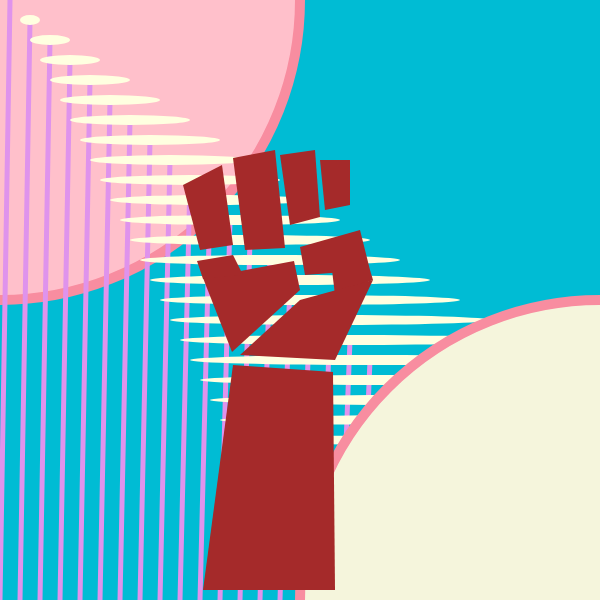
Frame 1 (no input)
Frame 60 (no input): identical to frame 1, image omitted
Frame 120 (the mouse pressed at the canvas centre since frame 60): identical to frame 1, image omitted

The p5.js sketch that drew this single still picture (run headless with seeded random() and noise() and a simulated clock; from frame 60 on, the mouse is pressed at the canvas centre):

// p5.js sketch
// ── sketch.js
function setup() {
    createCanvas(600, 600);
  }
  
  function draw() {
    background("#00BCD4");
    
    fill("pink");
    stroke("rgb(248,141,160)")
    strokeWeight(10)
    arc(0,0,600,600,0, PI + HALF_PI);
  //   stripes
    
  for (let i = 0; i < 600; i+=20) {
       stroke("#DF93EC");
       strokeWeight(5)
       line(i+10,i,i,height)
       
       fill("lightyellow")
       noStroke()
       ellipse(i+10,i,i,10)
    }
    
  //   arc pattern
    
    fill("beige");
    stroke("rgb(248,141,160)")
    strokeWeight(10)
    arc(600,600,600,600,PI, PI + HALF_PI);
    
    
    
    
  //   pencil
    
  //   fill("white");
  //   noStroke();
  //   quad(92,265,427,177,432,202,101,282)
    
  //   fill("white");
  //   noStroke();
  //   triangle(431,175,468,185,436,201)
    
  // //  brush
    
  //   fill("beige");
  //   noStroke();
  //   quad(36,235,491,215,496,240,36,265)
    
  //   fill("rgb(239,239,207)");
  //   noStroke();
  //   circle(500,230,40,40)
    
    
  // top fingers
    fill("brown");
    noStroke();
    quad(183,185,222,165,233,245,200,250)
    
    fill("brown");
    noStroke();
    quad(233,158,275,150,285,248,245,250)
    
    fill("brown");
    noStroke();
    quad(280,155,315,150,320,217,290,225)
    
    fill("brown");
    noStroke();
    quad(320,160,350,160,350,205,325,210)
    
  //   thumb
    fill("brown");
    noStroke();
    quad(300,247,360,230,370,270,305,275);
    
    fill("brown");
    noStroke();
    quad(332,270,370,270,373,280,335,295);
    
  //   palm
    
    fill("brown");
    noStroke();
    quad(300,300,373,280,335,360,240,355);
    
    fill("brown");
    noStroke();
    quad(203,278,294,261,300,290,232,352);
    
     fill("brown");
    noStroke();
    quad(197,261,233,255,243,275,203,279);
    
  //   forearm
    fill("brown");
    noStroke();
    quad(233,365,333,372,335,590,203,590);
  //   utensils
    
    console.log("X", mouseX, "Y", mouseY)
    
  }
// ── sketch copy.js
function setup() {
  createCanvas(600, 600);
}

function draw() {
  background("beige");
  

  
//   stripes
  
for (let i = 0; i < 600; i+=20) {
     stroke("rgb(246,222,226)");
     strokeWeight(10)
     line(i+10,0,i,height)
     
     // fill("lightyellow")
     // noStroke()
     // ellipse(i+10,i,i,10)
  }
  
//   arc pattern
  
    fill("pink");
  stroke("rgb(248,141,160)")
  strokeWeight(10)
  arc(0,0,300,300,0, PI + HALF_PI);
  
  fill("beige");
  stroke("rgb(248,141,160)")
  strokeWeight(10)
  arc(600,600,600,600,PI, PI + HALF_PI);
  
  
  
  
//   pencil
  
  fill("#FF9800");
  noStroke();
  quad(92,265,427,177,432,202,101,282)
  
  fill("#FFC107");
  noStroke();
  triangle(431,175,468,185,436,201)
  
// //  brush
  
  fill("#FFEB3B");
  noStroke();
  quad(36,235,491,215,496,240,36,265)
  
  fill("#F9E31F");
  noStroke();
  circle(500,230,40,40)
  
  
// top fingers
  fill("brown");
  noStroke();
  quad(183,185,222,165,233,245,200,250)
  
  fill("brown");
  noStroke();
  quad(233,158,275,150,285,248,245,250)
  
  fill("brown");
  noStroke();
  quad(280,155,315,150,320,217,290,225)
  
  fill("brown");
  noStroke();
  quad(320,160,350,160,350,205,325,210)
  
//   thumb
  fill("brown");
  noStroke();
  quad(300,247,360,230,370,270,305,275);
  
  fill("brown");
  noStroke();
  quad(332,270,370,270,373,280,335,295);
  
//   palm
  
  fill("brown");
  noStroke();
  quad(300,300,373,280,335,360,240,355);
  
  fill("brown");
  noStroke();
  quad(203,278,294,261,300,290,232,352);
  
   fill("brown");
  noStroke();
  quad(197,261,233,255,243,275,203,279);
  
//   forearm
  fill("brown");
  noStroke();
  quad(233,365,333,372,335,590,203,590);
//   utensils
  
  console.log("X", mouseX, "Y", mouseY)
  
}
// ── sketch-10.js
function setup() {
    createCanvas(600, 500);
  }
  
  function draw() {
    background("lavender");
    
  //   stripes
    for (let i = 5; i < 600; i+=20) {
      stroke('#D0BEEF');
      strokeWeight(10);
      line(0,i,width,i);
    }
     
  // arc
    
    fill("#D0BEEF");
    strokeWeight(8);
    stroke("lavender")
    arc(width,height,600,600, PI,HALF_PI)
    
    fill("#D0BEEF");
    strokeWeight(8);
    stroke("lavender")
    arc(0,0,600,600,0,HALF_PI)
    
  // Mic
    
    fill("black");
    stroke("gray");
    strokeWeight(1);
    rect(10,120,190,40,6);
    
    fill("black");
    circle(200,140,65)
  
    fill("gray");
    rect(160,120,15,40)
    
  // left fist for mic
      fill("#00BCD4");
      noStroke();
      rect(35,90,20,40,5)
    
      fill("#00BCD4");
      noStroke();
      rect(65,85,20,55,5)
    
      fill("#00BCD4");
      noStroke();
      rect(95,85,20,60,5)
    
      fill("#00BCD4");
      noStroke();
      rect(120,95,15,25,5)
    
    // thumb
      fill("#00BCD4");
      noStroke();
      rect(90,140,45,20,5)
      rect(118,140,25,35,3)
  
    //   palm
      fill("#00BCD4");
      noStroke();
      quad(100,170,144,170,120,200,95,200);
    
      fill("#00BCD4");
      noStroke();
      quad(40,170,90,170,90,200,58,200);
      
    //   phone
      fill("black");
      strokeWeight(3)
      stroke("gray")
      rect(200,300,170,80,6)
    
    // middle fist with phone
    // top fingers
      fill("brown");
      noStroke();
      rect(235,290,20,40,5)
    
      fill("brown");
      noStroke();
      rect(265,285,20,55,5)
    
      fill("brown");
      noStroke();
      rect(295,285,20,60,5)
    
      fill("brown");
      noStroke();
     rect(320,295,15,25,5)
    
    // thumb
      fill("brown");
      noStroke();
      // quad(300,260,330,270,340,285,300,280);
      rect(290,355,45,20,5)
      rect(318,355,25,35,3)
  
    //   palm
      fill("brown");
      noStroke();
      quad(300,385,344,385,320,430,295,430);
    
      fill("brown");
      noStroke();
      quad(240,385,290,385,290,430,258,430);
    
    //   pencil
    
    fill('orange');
    noStroke();
    rect(400,115,190,15);
    
    fill("rgb(227,227,194)");
    noStroke();
    triangle(370,122,400,115,400,130)
    
      //     paint brush 
    
    fill("#795548");
    noStroke()
    arc(340,147,60,30, PI, 0)
    
    fill("#795548");
    noStroke()
    ellipse(345,143,60,20)
  //   stick
    fill("brown")
    noStroke();
    rect(370,135,220,15,6);
  // clamp around brush 
    fill("black");
    noStroke();
    rect(370,135,15,15)
          
  //   right fist with pencil and brush
    
    fill("pink");
      noStroke();
      rect(520,100,20,40,5)
  //   435
      fill("pink");
      noStroke();
      rect(495,95,20,55,5)
  //   465
      fill("pink");
      noStroke();
      rect(465,95,20,60,5)
  //   495
      fill("pink");
      noStroke();
      rect(445,105,15,25,5)
  //   520
    
    
    // thumb
      fill("pink");
      noStroke();
      rect(440,135,45,20,5)
      rect(440,135,25,35,3)
  
    //   palm
      fill("pink");
      noStroke();
      quad(500,160,544,160,530,200,500,200);
    
      fill("pink");
      noStroke();
      quad(440,160,495,160,495,200,458,200);
    
    
  
    console.log("x", mouseX, "y", mouseY);
    
  }
  
// ── sketch-11.js
function setup() {
    createCanvas(600, 600);
  }
  
  function draw() {
    background("#F0C9F6");
    // background("white");
    
  //   stripes
    for (let i = 5; i < 300; i+=20) {
      stroke('#E493F2');
      strokeWeight(10);
      line(i,0,i,height);
    }
     
  // arc
    
    fill("#FDF6B6");
    strokeWeight(8);
    stroke("#E493F2")
    arc(width,height,600,600, PI,HALF_PI)
    
    fill("#FDF6B6");
    strokeWeight(8);
    stroke("#E493F2")
    arc(0,0,600,600,0,HALF_PI)
    
  // Mic
    
    fill("black");
    stroke("gray");
    strokeWeight(1);
    rect(10,120,190,40,6);
    
    fill("black");
    circle(200,140,65)
  
    fill("gray");
    rect(160,120,15,40)
    
  // left fist for mic
      fill("pink");
      noStroke();
      quad(45,101,60,100,65,131,50,134)

      fill("pink");
      noStroke();
      quad(65,95,95,85,100,155,79,155)

      fill("pink");
      noStroke();
      quad(100,85,120,85,125,140,105,140)

      fill("pink");
      noStroke();
      quad(126,95,140,95,140,130,125,130)

    // thumb
      fill("pink");
      noStroke();
      rect(90,140,45,20,5)
      rect(118,140,25,35,3)
  
    //   palm
      fill("pink");
      noStroke();
      quad(100,170,144,170,120,200,95,200);
    
      fill("pink");
      noStroke();
      quad(40,170,90,170,90,200,58,200);
      
    
//     forearm
    
     fill("pink");
      noStroke();
      // rect(495,95,20,55,5)
      quad(60,205,120,205,120,270,44,290)
    
    
      //   phone
    fill('black');
    stroke('#9E9E9E');
    strokeWeight(6)
    quad(158,350,385,244,424,366,197,464)
    
    
    
    // middle fist with phone
    // top fingers
  fill("brown");
  noStroke();
  quad(195,285,222,265,233,345,200,350)
  
  fill("brown");
  noStroke();
  quad(233,258,275,250,285,348,245,350)
  
  fill("brown");
  noStroke();
  quad(280,255,315,250,320,317,290,325)
  
  fill("brown");
  noStroke();
  quad(320,260,350,260,350,305,325,310)
  
//   thumb
  fill("brown");
  noStroke();
  quad(300,347,360,330,370,370,305,375);
  
  fill("brown");
  noStroke();
  quad(332,370,370,370,373,380,335,395);
  
//   palm
  
  fill("brown");
  noStroke();
  quad(300,400,373,380,335,460,240,455);
  
  // fill("brown");
  // noStroke();
  // quad(203,378,294,361,300,390,232,452);
  
//    fill("brown");
//   noStroke();
//   quad(197,361,233,355,243,375,203,379);    
    
//     forearm
  fill("brown");
  noStroke();
  quad(240,460,333,466,335,height,230,height);
    
    //   pencil
    
    fill('orange');
    noStroke();
    rect(400,115,190,15);
    
    fill("rgb(227,227,194)");
    noStroke();
    triangle(370,122,400,115,400,130)
    
      //     paint brush 
    
    fill("#795548");
    noStroke()
    arc(340,147,60,30, PI, 0)
    
    fill("#795548");
    noStroke()
    ellipse(345,143,60,20)
  //   stick
    fill("brown")
    noStroke();
    rect(370,135,220,15,6);
  // clamp around brush 
    fill("black");
    noStroke();
    rect(370,135,15,15)
          
  //   right fist with pencil and brush
    
     //   495
      fill("#00BCD4");
      noStroke();
      // rect(445,105,15,25,5)
      quad(445,101,460,100,465,131,450,134)
    
      //   465
      fill("#00BCD4");
      noStroke();
      // rect(465,95,20,60,5)
      quad(465,95,495,85,500,155,479,155)
    
      fill("#00BCD4");
      noStroke();
      // rect(520,100,20,40,5)
      quad(500,85,520,85,525,140,505,140)
    
      //   435
      fill("#00BCD4");
      noStroke();
      // rect(495,95,20,55,5)
      quad(526,95,540,95,540,130,525,130)
    
    // thumb
      fill("#00BCD4");
      noStroke();
      rect(440,135,45,20,5)
      rect(440,135,25,35,3)
  
    //   palm
      fill("#00BCD4");
      noStroke();
      quad(500,160,544,160,530,200,500,200);
    
      fill("#00BCD4");
      noStroke();
      quad(440,160,495,160,495,200,458,200);
    
//     forearm
     fill("#00BCD4");
      noStroke();
      // rect(495,95,20,55,5)
      quad(460,208,530,208,540,300,458,330)
    
  
    console.log("x", mouseX, "y", mouseY);
    
  }
  
// ── sketch-12.js
function setup() {
    createCanvas(600, 600);
  }
  
  function draw() {
    background("#F0C9F6");
    
      //   stripes
//     for (let lineX = 5; lineX < 310; lineX+=20) {
//       stroke('#E493F2');
//       strokeWeight(10);
//       line(lineX,0,lineX,height);
//     }
    
//   arcs     
    
    fill("#FDF6B6");
    strokeWeight(8);
    stroke("#E493F2")
    arc(0,0,600,600,0,HALF_PI)
    
    fill("#FDF6B6");
    strokeWeight(8);
    stroke("#E493F2")
    arc(width,height,600,600, PI, HALF_PI)
    
     // Mic
    
    fill("black");
    stroke("gray");
    strokeWeight(1);
    rect(10,120,190,40,6);
    
    fill("black");
    circle(200,140,65)
  
    fill("gray");
    rect(160,120,15,40)
    
 
    
//     left fist
      fill("pink");
      noStroke();
      quad(45,100,60,100,65,131,50,134)
    
      //   fill("rgb(235,124,143)");
      // noStroke();
      // quad(45,100,60,100,64,123,49,123)
    
      fill("pink");
      noStroke();
      quad(65,95,95,85,100,148,79,148)
    
      //   fill("rgb(235,124,143)");
      // noStroke();
      // quad(65,95,95,85,98,123,74,123)
    
      fill("pink");
      noStroke();
      quad(100,85,120,85,125,140,105,140)
    
      //   fill("rgb(235,124,143)");
      // noStroke();
      // quad(100,85,120,85,124,123,103,123)
    
      fill("pink");
      noStroke();
      quad(126,95,140,95,140,130,125,130)
    
//       fill("rgb(235,124,143)");
//       noStroke();
//       quad(126,95,140,95,140,123,125,123)
    
      // thumb
      fill("pink");
      noStroke();
      rect(90,140,45,20,5)
      rect(118,140,25,35,3)
    
 //   palm
      fill("pink");
      noStroke();                                           quad(100,170,144,170,120,200,95,200);
    
      fill("rgb(235,124,143)");
      noStroke();
      quad(40,170,90,170,90,200,58,200);
    
//     left forearm
      fill("pink");
      noStroke();
      quad(60,205,120,205,120,270,44,290)
    
      fill("rgb(235,124,143)");
      noStroke();
      quad(94,205,120,205,120,270,94,277)
    
       //   phone
    fill('black');
    stroke('#9E9E9E');
    strokeWeight(6)
    rect(158,300,260,130, 6)
    // quad(158,350,385,244,424,366,197,464)
    
    
//     middle fist
    
      // top fingers
      fill("brown");
      noStroke();
      quad(195,285,222,265,233,345,200,350)
    
       fill("rgb(176,85,85)");
      noStroke();
      quad(196,300,226,300,233,345,200,350)

      fill("brown");
      noStroke();
      quad(233,258,275,250,285,348,245,350)
    
       fill("rgb(176,85,85)");
      noStroke();
      quad(238,300,279,300,285,348,245,350)

      fill("brown");
      noStroke();
      quad(280,255,315,250,320,317,290,325)

        fill("rgb(176,85,85)");
      noStroke();
      quad(287,300,318,300,320,317,290,325)
    
      fill("brown");
      noStroke();
      quad(320,260,350,260,350,305,325,310)
    
    fill("rgb(176,85,85)");
      noStroke();
      quad(324,300,351,300,350,305,325,310)

    //   thumb
      fill("brown");
      noStroke();
      quad(300,347,360,330,370,370,305,375);

      fill("brown");
      noStroke();
      quad(332,370,370,370,373,380,335,395);

    //   palm

      fill("brown");
      noStroke();
      quad(300,400,373,380,335,460,240,455);

      //    middle forearm
    fill("brown");
    noStroke();
    quad(240,460,333,466,335,height,230,height);
    
     fill("rgb(176,85,85)");
    noStroke();
    quad(300,464,333,466,335,height,260,height);
    
    //   right fist with pencil and brush
     //   pencil
    
      fill('orange');
      noStroke();
      rect(400,115,190,15);

      fill("rgb(227,227,194)");
      noStroke();
      triangle(370,122,400,115,400,130)

   //     paint brush 

      fill("#795548");
      noStroke()
      arc(340,147,60,30, PI, 0)

      fill("#795548");
      noStroke()
      ellipse(345,143,60,20)
    
    //   handle
      fill("brown")
      noStroke();
      rect(370,135,220,15,6);
    
    // clamp around brush 
      fill("black");
      noStroke();
      rect(370,135,15,15)
    
    
//     right fist
      fill("#00BCD4");
      noStroke();
      quad(445,101,460,100,465,131,450,134)
    
        fill("#168C9B");
      noStroke();
      quad(445,101,460,100,463,118,447,118)
    
      fill("#00BCD4");
      noStroke();
      quad(465,95,495,85,500,155,479,155)
    
        fill("#168C9B");
      noStroke();
      quad(465,95,495,85,498,118,470,118)
    
      fill("#00BCD4");
      noStroke();
      quad(500,85,520,85,525,140,505,140)
    
        fill("#168C9B");
      noStroke();
      quad(500,85,520,85,522,118,502,118)
    
      fill("#00BCD4");
      noStroke();
      quad(526,95,540,95,540,130,525,130)
    
     fill("#168C9B");
      noStroke();
      quad(526,95,540,95,540,118,525,118)
    
    // thumb
      fill("#168C9B");
      noStroke();
      rect(440,135,45,20,5)
      rect(440,135,25,35,3)
  
    //   palm
      fill("#00BCD4");
      noStroke();
      quad(500,160,544,160,530,200,500,200);
    
      fill("#168C9B");
      noStroke();
      quad(440,160,495,160,495,200,458,200);
    
//     right forearm
     fill("#00BCD4");
      noStroke();
      quad(460,208,530,208,540,300,458,330)
    
         fill("#168C9B");
      noStroke();
      quad(460,208,497,208,540,300,458,330)
    
    console.log("x", mouseX, "y", mouseY);
    
  }
  
// ── sketch-13.js
function setup() {
    createCanvas(600, 600);
  }
  
  function draw() {
    background("rgb(194,95,194)");
    
      //   stripes
    for (let lineX = 5; lineX < 600; lineX+=20) {
      stroke('#E493F2');
      strokeWeight(10);
      line(0,lineX,lineX,height);
    }
    
//   arcs     
    
    fill("purple");
    arc(0,0,600,600,0,HALF_PI)
    
    fill("rgb(239,179,239)");
    strokeWeight(8);
    stroke("white")
    arc(width,height,600,600, PI, HALF_PI)
    
     // Mic
    
    fill("black");
    noStroke()
    rect(10,120,190,40,6);
    
    fill("black");
    circle(200,140,65)
  
    fill("gray");
    rect(160,120,15,40)
    
 
    
//     left fist
      fill("brown");
      noStroke();
      quad(45,100,60,100,65,131,50,134)
    
      fill("brown");
      noStroke();
      quad(65,95,95,85,100,148,79,148)
    
      fill("brown");
      noStroke();
      quad(100,85,120,85,125,140,105,140)
    
      fill("brown");
      noStroke();
      quad(126,95,140,95,140,130,125,130)
    
      // thumb
      fill("brown");
      noStroke();
      rect(90,140,45,20,5)
      rect(118,140,25,35,3)
    
 //   palm
      fill("brown");
      noStroke();                                           quad(100,170,144,170,120,200,95,200);
    
      fill("brown");
      noStroke();
      quad(40,170,90,170,90,200,58,200);
    
//     left forearm
      fill("brown");
      noStroke();
      quad(60,205,120,205,120,270,44,290)
    
       //   phone
    fill('black');
    stroke('#9E9E9E');
    strokeWeight(6)
    rect(150,290,260,120, 6)
    // quad(158,350,385,244,424,366,197,464)
    
    
//     middle fist
    
      // top fingers
      fill("#592f2a");
      noStroke()
      quad(195,288,232,265,243,345,232,350)   

      fill("#592f2a");
      noStroke()
      quad(233,258,275,250,285,348,255,350)
    
      fill("#592f2a");
     noStroke()
      quad(280,255,315,250,320,327,290,340)
    
      fill("#592f2a");
      noStroke()
      quad(320,260,350,260,340,315,325,320)

    //   thumb
      fill("#592f2a");
      noStroke();
      quad(300,347,360,330,370,370,305,375);

      fill("#592f2a");
      noStroke();
      quad(332,370,370,370,373,380,335,395);

    //   palm

      fill("#592f2a");
      noStroke();
      quad(300,400,373,380,335,460,240,455);
 
      
      fill("#592f2a");
      noStroke();
      quad(215,418,277,417,240,453,230,450);
    

      //    middle forearm
    fill("#592f2a");
    noStroke();
    quad(240,460,333,466,335,height,230,height);
    
    //   right fist with pencil and brush
     //   pencil
    
      fill('orange');
      noStroke();
      rect(400,115,190,15);

      fill("rgb(227,227,194)");
      noStroke();
      triangle(370,122,400,115,400,130)

   //     paint brush 

      fill("#795548");
      noStroke()
      arc(340,147,60,30, PI, 0)

      fill("#795548");
      noStroke()
      ellipse(345,143,60,20)
    
    //   handle
      fill("brown")
      noStroke();
      rect(370,135,220,15,6);
    
    // clamp around brush 
      fill("black");
      noStroke();
      rect(370,135,15,15)
    
    
//     right fist
      fill("#c58c85");
      noStroke();
      quad(445,101,460,100,465,131,450,134)
    
      fill("#c58c85 ");
      noStroke();
      quad(465,95,495,85,500,155,479,155)
    
      fill("#c58c85 ");
      noStroke();
      quad(500,85,520,85,525,140,505,140)
    
      fill("#c58c85 ");
      noStroke();
      quad(526,95,540,95,540,130,525,130)
    
    // thumb
      fill("#c58c85 ");
      noStroke();
      rect(440,135,45,20,5)
      rect(440,135,25,35,3)
  
    //   palm
      fill("#c58c85 ");
      noStroke();
      quad(500,160,544,160,530,200,500,200);
    
      fill("#c58c85 ");
      noStroke();
      quad(440,160,495,160,495,200,458,200);
    
//     right forearm
     fill("#c58c85");
      noStroke();
      quad(460,208,530,208,540,300,458,330)
    
    console.log("x", mouseX, "y", mouseY);
    
  }
  
// ── sketch-14.js
function setup() {
    createCanvas(600, 600);
  }
  
  function draw() {
    background("purple");
    
      //   stripes
    for (let lineX = 5; lineX < 600; lineX+=20) {
      stroke('#FFEB3B');
      strokeWeight(4);
      line(0,lineX,lineX,height);
    }
    
//   arcs     
    
//     fill("purple");
//     noStroke()
//     arc(0,0,600,600,0,HALF_PI)
    
//     fill("rgb(239,179,239)");
//     strokeWeight(8);
//     stroke("white")
//     arc(width,height,600,600, PI, HALF_PI)
    
     // Mic
    
    fill("black");
    noStroke()
    rect(10,120,190,40,6);
    
    fill("black");
    circle(200,140,65)
  
    fill("gray");
    rect(160,120,15,40)
    
 
    
//     left fist
      fill("brown");
      noStroke();
      quad(45,100,60,100,65,131,50,134)
    
      fill("brown");
      noStroke();
      quad(65,95,95,85,100,148,79,148)
    
      fill("brown");
      noStroke();
      quad(100,85,120,85,125,140,105,140)
    
      fill("brown");
      noStroke();
      quad(126,95,140,95,140,130,125,130)
    
      // thumb
      fill("brown");
      noStroke();
      rect(90,140,45,20,5)
      rect(118,140,25,35,3)
    
 //   palm
      fill("brown");
      noStroke();                                           quad(100,170,144,170,120,200,95,200);
    
      fill("brown");
      noStroke();
      quad(40,170,90,170,90,200,58,200);
    
//     left forearm
      fill("brown");
      noStroke();
      quad(60,205,120,205,120,270,44,290)
    
       //   phone
    fill('black');
    stroke('rgb(144,142,142)');
    strokeWeight(6)
    rect(150,290,260,120, 6)
    // quad(158,350,385,244,424,366,197,464)
    
    
//     middle fist
    
      // top fingers
      fill("#592f2a");
      noStroke()
      quad(195,288,232,265,243,345,232,350)   

      fill("#592f2a");
      noStroke()
      quad(233,258,275,250,285,348,255,350)
    
      fill("#592f2a");
     noStroke()
      quad(280,255,315,250,320,327,290,340)
    
      fill("#592f2a");
      noStroke()
      quad(320,260,350,260,340,315,325,320)

    //   thumb
      fill("#592f2a");
      noStroke();
      quad(300,347,360,330,370,370,305,375);

      fill("#592f2a");
      noStroke();
      quad(332,370,370,370,373,380,335,395);

    //   palm

      fill("#592f2a");
      noStroke();
      quad(300,400,373,380,335,460,240,455);
 
      
      fill("#592f2a");
      noStroke();
      quad(215,418,277,417,240,453,230,450);
    

      //    middle forearm
    fill("#592f2a");
    noStroke();
    quad(240,460,333,466,335,height,230,height);
    
    //   right fist with pencil and brush
     //   pencil
    
      fill('orange');
      noStroke();
      rect(400,115,190,15);

      fill("rgb(227,227,194)");
      noStroke();
      triangle(370,122,400,115,400,130)

   //     paint brush 

      fill("rgb(200,200,151)");
      noStroke()
      arc(340,147,60,30, PI, 0)

      fill("rgb(200,200,151)");
      noStroke()
      ellipse(345,143,60,20)
    
    //   handle
      fill("#1B601E")
      noStroke();
      rect(370,135,220,15,6);
    
    // clamp around brush 
      fill("black");
      noStroke();
      rect(370,135,15,15)
    
    
//     right#9E9E9E
      fill("#c58c85");
      noStroke();
      quad(445,101,460,100,465,131,450,134)
    
      fill("#c58c85 ");
      noStroke();
      quad(465,95,495,85,500,155,479,155)
    
      fill("#c58c85 ");
      noStroke();
      quad(500,85,520,85,525,140,505,140)
    
      fill("#c58c85 ");
      noStroke();
      quad(526,95,540,95,540,130,525,130)
    
    // thumb
      fill("#c58c85 ");
      noStroke();
      rect(440,135,45,20,5)
      rect(440,135,25,35,3)
  
    //   palm
      fill("#c58c85 ");
      noStroke();
      quad(500,160,544,160,530,200,500,200);
    
      fill("#c58c85 ");
      noStroke();
      quad(440,160,495,160,495,200,458,200);
    
//     right forearm
     fill("#c58c85");
      noStroke();
      quad(460,208,530,208,540,300,458,330)
    
    console.log("x", mouseX, "y", mouseY);
    
  }
  
// ── sketch-3.js
function setup() {
    createCanvas(600, 600);
  }
  
  function draw() {
    background("beige");
    
  
    
  //   stripes
    
  for (let i = 0; i < 600; i+=20) {
       stroke("rgb(246,222,226)");
       strokeWeight(10)
       line(i+10,0,i,300)
       
       stroke("rgb(246,222,226)");
       strokeWeight(10)
       line(0,i+300,600,i+300)
    }
    
  //   arc pattern
    
    fill("pink");
    stroke("rgb(248,141,160)")
    strokeWeight(10)
    arc(0,0,300,300,0, PI + HALF_PI);
    
    fill("beige");
    stroke("gold")
    strokeWeight(10)
    arc(600,450,800,800,PI - HALF_PI, PI + HALF_PI);
    
  //   pencil
    
    fill("#FF9800");
    noStroke();
    quad(262,270,467,203,468,223,278,292)
    
    fill("#FFC107");
    noStroke();
    triangle(470,205,496,212,470,224)
    
  // //  brush
    
    fill("pink");
    noStroke();
    quad(230,237,589,217,581,231,225,265)
    
    fill("rgb(242,197,242)");
    noStroke();
    circle(580,226,25,25)
    
    
  // top fingers
    fill("#9C27B0");
    noStroke();
    quad(300,200,330,195,335,255,310,255)
    
    fill("#9C27B0");
    noStroke();
    quad(340,185,365,180,375,260,345,260)
    
    fill("#9C27B0");
    noStroke();
    quad(373,195,395,193,400,240,379,246)
    
    fill("#9C27B0");
    noStroke();
    quad(403,201,415,200,416,231,404,234)
    
  //   thumb
    fill("#9C27B0");
    noStroke();
    quad(382,260,420,250,425,280,385,280);
    
    fill("#9C27B0");
    noStroke();
    quad(405,280,425,280,425,290,405,295);
    
  //   palm
  
    fill("#9C27B0");
    noStroke();
    quad(387,295,425,290,406,340,340,345);
    
    fill("#9C27B0");
    noStroke();
    quad(318,288,377,272,380,294,337,340);
    
     fill("#9C27B0");
    noStroke();
    quad(311,269,336,267,345,282,319,290);
    
  //   forearm
    fill("#9C27B0");
    noStroke();
    quad(341,351,407,346,432,590,333,590);
  //   utensils
    
    console.log("X", mouseX, "Y", mouseY)
    
  }
// ── sketch-4.js
function setup() {
    createCanvas(600, 600);
  }
  
  function draw() {
    background("beige");
    
  
    
  //   stripes
    
  for (let i = 0; i < 600; i+=20) {
       stroke("rgb(246,222,226)");
       strokeWeight(10)
       line(i+10,0,i,300)
       
       stroke("rgb(246,222,226)");
       strokeWeight(10)
       line(0,i+300,600,i+300)
    }
    
  //   arc pattern
    
    fill("pink");
    stroke("rgb(248,141,160)")
    strokeWeight(10)
    arc(0,0,300,300,0, PI + HALF_PI);
    
    fill("beige");
    stroke("gold")
    strokeWeight(10)
    arc(600,450,800,800,PI - HALF_PI, PI + HALF_PI);
    
  //   pencil
    
    fill("#FF9800");
    noStroke();
    quad(262,270,467,203,468,223,278,292)
    
    fill("#FFC107");
    noStroke();
    triangle(470,205,496,212,470,224)
    
  // //  brush
    
    fill("#FFEB3B");
    noStroke();
    quad(230,237,589,217,581,231,225,265)
    
    fill("#F9E31F");
    noStroke();
    circle(580,226,25,25)
    
    
  // top fingers
    fill("#FFC107");
    noStroke();
    quad(300,200,330,195,335,255,310,255)
    
    fill("#FFC107");
    noStroke();
    quad(340,185,365,180,375,260,345,260)
    
    fill("gold");
    noStroke();
    quad(373,195,395,193,400,240,379,246)
    
    fill("gold");
    noStroke();
    quad(403,201,415,200,416,231,404,234)
    
  //   thumb
    fill("gold");
    noStroke();
    quad(382,260,420,250,425,280,385,280);
    
    fill("gold");
    noStroke();
    quad(405,280,425,280,425,290,405,295);
    
  //   palm
    
    fill("gold");
    noStroke();
    quad(387,295,425,290,406,340,340,345);
    
    fill("gold");
    noStroke();
    quad(318,288,377,272,380,294,337,340);
    
     fill("gold");
    noStroke();
    quad(311,269,336,267,345,282,319,290);
    
  //   forearm
    fill("gold");
    noStroke();
    quad(341,351,407,346,432,590,333,590);
  //   utensils
    
    console.log("X", mouseX, "Y", mouseY)
    
  }function setup() {
    createCanvas(600, 600);
  }
  
  function draw() {
    background("beige");
    
  
    
  //   stripes
    
  for (let i = 0; i < 600; i+=20) {
       stroke("rgb(246,222,226)");
       strokeWeight(10)
       line(i+10,0,i,height)
       
       // fill("lightyellow")
       // noStroke()
       // ellipse(i+10,i,i,10)
    }
    
  //   arc pattern
    
      fill("pink");
    stroke("rgb(248,141,160)")
    strokeWeight(10)
    arc(0,0,300,300,0, PI + HALF_PI);
    
    fill("beige");
    stroke("rgb(248,141,160)")
    strokeWeight(10)
    arc(600,600,600,600,PI, PI + HALF_PI);
    
  //   phone
    fill('black');
    stroke('#9E9E9E');
    strokeWeight(6)
    quad(158,250,385,144,424,266,197,364,8)
    // rect(150,200,280,130,8)
    
  //   pencil
    
  //   fill("#FF9800");
  //   noStroke();
  //   quad(92,265,427,177,432,202,101,282)
    
  //   fill("#FFC107");
  //   noStroke();
  //   triangle(431,175,468,185,436,201)
    
  // //  brush
    
  //   fill("#FFEB3B");
  //   noStroke();
  //   quad(36,235,491,215,496,240,36,265)
    
  //   fill("#F9E31F");
  //   noStroke();
  //   circle(500,230,40,40)
    
    
  // top fingers
    fill("#00BCD4");
    noStroke();
    quad(183,185,222,165,233,245,200,250)
    
    fill("#00BCD4");
    noStroke();
    quad(233,158,275,150,285,248,245,250)
    
    fill("#00BCD4");
    noStroke();
    quad(280,155,315,150,320,217,290,225)
    
    fill("#00BCD4");
    noStroke();
    quad(320,160,350,160,350,205,325,210)
    
  //   thumb
    fill("#00BCD4");
    noStroke();
    quad(300,247,360,230,370,270,305,275);
    
    fill("#00BCD4");
    noStroke();
    quad(332,270,370,270,373,280,335,295);
    
  //   palm
    
    fill("#00BCD4");
    noStroke();
    quad(300,300,373,280,335,360,240,355);
    
    // fill("brown");
    // noStroke();
    // quad(203,278,294,261,300,290,232,352);
    
    //  fill("brown");
    // noStroke();
    // quad(197,261,233,255,243,275,203,279);
    
  //   forearm
    fill("#00BCD4");
    noStroke();
    quad(233,365,333,372,335,590,203,590);
  //   utensils
    
    console.log("X", mouseX, "Y", mouseY)
    
  }
// ── sketch-5.js
function setup() {
    createCanvas(400, 400);
  }
  
  function draw() {
    background("lavender");
    
  //   beh#2196F3 stripes
    fill("#FFEB3B")
    arc(width,0, 400,400,HALF_PI,PI)
    
  //   stripes
    for (let i = 5; i < 500; i+=20) {
      stroke('#D0BEEF');
      strokeWeight(10);
      line(0,i,width,i);
    }
   
    //   pencil orb
    fill("pink");
    noStroke();
    arc(400,height,600,600,PI,PI + HALF_PI);
    
    //   phone
    fill("black");
    strokeWeight(3)
    stroke("gray")
    rect(200,200,170,80,6)
    
    // yellow medium fist right side
    // top fingers
      fill("rgb(230,147,162)");
      noStroke();
      // quad(235,190, 255,190,260,235,245,237)
      rect(235,190,20,40,5)
    
      fill("rgb(230,147,162)");
      noStroke();
      // quad(265,177, 290,177, 291,245,268,245)
      rect(265,185,20,55,5)
    
      fill("rgb(230,147,162)");
      noStroke();
      // quad(295,185, 318,185, 312,232,296,232)
      rect(295,185,20,60,5)
    
      fill("rgb(230,147,162)");
      noStroke();
      // quad(320,200,340,200,330,230,320,230);
     rect(320,195,15,25,5)
    
    // thumb
      fill("rgb(230,147,162)");
      noStroke();
      // quad(300,260,330,270,340,285,300,280);
      rect(290,255,45,20,5)
      rect(318,255,25,35,3)
  
  //   palm
      fill("rgb(230,147,162)");
      noStroke();
      quad(300,285,344,285,320,330,295,330);
    
      fill("rgb(230,147,162)");
      noStroke();
      quad(240,285,290,285,290,330,258,330);
    
  //   forearm
     fill("rgb(230,147,162)");
      noStroke();
      quad(258,333, 320,333, 320,height,258,height);
    
    // pink small hand left side top
  //   thumbnail
      
    fill("purple");
    noStroke();
    rect(60,140,20,80,10,10,2)
    
    fill("#E190EF");
    arc(70,150,15,15, PI, 0)
    
    fill("purple");
    noStroke();
    quad(82,175,120,222,116,260,82,220);
  
    fill("purple");
    noStroke();
    quad(60,223,83,223,93,235,55,270);
  
    fill("purple");
    noStroke();
    quad(58,270,93,236,115,260,75,290);
  //   forearm
    fill("purple");
    noStroke();
    quad(61,281,73,293,86,height,53,height);
    
    fill("purple");
    noStroke();
    quad(77,295,90,285,95,height,90,height);
  
    fill("purple");
    arc(58,170,50,20, HALF_PI, PI+HALF_PI, CHORD)
  
   fill("purple");
    arc(58,200,30,15, HALF_PI, PI+HALF_PI, CHORD)
    
     fill("purple");
    arc(58,210,20,15, HALF_PI, PI+HALF_PI, CHORD)
    
  //   pencil
    
    fill('orange');
    noStroke();
    rect(65,50,10,90);
    
    fill("beige");
    noStroke();
    triangle(70,35,75,50,65,50)
    console.log("x", mouseX, "y", mouseY);
    
  }
// ── sketch-6.js
function setup() {
  createCanvas(600, 600);
}

function draw() {
  background("beige");
  

  
//   stripes
  
for (let i = 0; i < 600; i+=20) {
     stroke("rgb(246,222,226)");
     strokeWeight(10)
     line(i+10,0,i,300)
     
     stroke("rgb(246,222,226)");
     strokeWeight(10)
     line(0,i+300,600,i+300)
  }
  
//   arc pattern
  
  fill("pink");
  stroke("rgb(248,141,160)")
  strokeWeight(10)
  arc(0,0,300,300,0, PI + HALF_PI);
  
  fill("beige");
  stroke("gold")
  strokeWeight(10)
  arc(600,450,800,800,PI - HALF_PI, PI + HALF_PI);
  
//   pencil
  
  fill("#FF9800");
  noStroke();
  quad(262,270,467,203,468,223,278,292)
  
  fill("#FFC107");
  noStroke();
  triangle(470,205,496,212,470,224)
  
// //  brush
  
  fill("#FFEB3B");
  noStroke();
  quad(230,237,589,217,581,231,225,265)
  
  fill("#F9E31F");
  noStroke();
  circle(580,226,25,25)
  
  
// top fingers
  fill("#FFC107");
  noStroke();
  quad(300,200,330,195,335,255,310,255)
  
  fill("#FFC107");
  noStroke();
  quad(340,185,365,180,375,260,345,260)
  
  fill("gold");
  noStroke();
  quad(373,195,395,193,400,240,379,246)
  
  fill("gold");
  noStroke();
  quad(403,201,415,200,416,231,404,234)
  
//   thumb
  fill("gold");
  noStroke();
  quad(382,260,420,250,425,280,385,280);
  
  fill("gold");
  noStroke();
  quad(405,280,425,280,425,290,405,295);
  
//   palm
  
  fill("gold");
  noStroke();
  quad(387,295,425,290,406,340,340,345);
  
  fill("gold");
  noStroke();
  quad(318,288,377,272,380,294,337,340);
  
   fill("gold");
  noStroke();
  quad(311,269,336,267,345,282,319,290);
  
//   forearm
  fill("gold");
  noStroke();
  quad(341,351,407,346,432,590,333,590);
//   utensils
  
  console.log("X", mouseX, "Y", mouseY)
  
}
// ── sketch-7.js
function setup() {
    createCanvas(600, 500);
  }
  
  function draw() {
    background("lavender");
    
    
    fill("#FFEB3B");
    noStroke();
    arc(0,height,400,400, PI+HALF_PI, 0)
    
  //   stripes
    for (let i = 5; i < 600; i+=20) {
      stroke('#D0BEEF');
      strokeWeight(10);
      line(0,i,width,i);
    }
     
//     middle circle
    
    fill("#FFEB3B");
    noStroke();
    circle(300,300,400)
    
//     upper arc
    
     fill("#00BCD4");
    noStroke();
    arc(width,0,300,300, HALF_PI, PI)
    
//     mic 
    
    fill("black");
    noStroke()
    circle(85,155,60)
    
    fill("black")
    noStroke();
    quad(70,180,100,180,100,310,70,310)
    
    
//     hand for mic
    
      fill("rgb(230,147,162)");
      noStroke();
      rect(65,204,20,15,5)
    
      fill("rgb(230,147,162)");
      noStroke();
      rect(65,220,35,15,5)
    
      fill("rgb(230,147,162)");
      noStroke();
      rect(65,240,30,15,5)
    
      fill("rgb(230,147,162)");
      noStroke();
      rect(65,260,20,10,5)
    
      fill("rgb(232,68,97)");
      noStroke();
      rect(85,220,25,18,5)
    
  
    
//     palm
    
     fill("rgb(230,147,162)");
      noStroke();
     quad(100,240,116,240,115,265,100,270)
    
       fill("rgb(230,147,162)");
      noStroke();
     quad(100,270,115,265,110,300,100,300)
    
    
    //   phone
    fill("black");
    strokeWeight(3)
    stroke("gray")
    rect(200,200,170,80,6)
    
    // yellow medium fist right side
    // top fingers
      fill("rgb(230,147,162)");
      noStroke();
      // quad(235,190, 255,190,260,235,245,237)
      rect(235,190,20,40,5)
    
      fill("rgb(230,147,162)");
      noStroke();
      // quad(265,177, 290,177, 291,245,268,245)
      rect(265,185,20,55,5)
    
      fill("rgb(230,147,162)");
      noStroke();
      // quad(295,185, 318,185, 312,232,296,232)
      rect(295,185,20,60,5)
    
      fill("rgb(230,147,162)");
      noStroke();
      // quad(320,200,340,200,330,230,320,230);
     rect(320,195,15,25,5)
    
    // thumb
      fill("rgb(230,147,162)");
      noStroke();
      // quad(300,260,330,270,340,285,300,280);
      rect(290,255,45,20,5)
      rect(318,255,25,35,3)
  
  //   palm
      fill("rgb(230,147,162)");
      noStroke();
      quad(300,285,344,285,320,330,295,330);
    
      fill("rgb(230,147,162)");
      noStroke();
      quad(240,285,290,285,290,330,258,330);
    
  //   forearm
     fill("rgb(230,147,162)");
      noStroke();
      quad(258,333, 320,333, 320,height,258,height);
    
    // pink small hand left side top
  //   thumbnail
      
    fill("purple");
    noStroke();
    rect(460,140,20,80,10,10,2)
    
    fill("#E190EF");
    arc(470,150,15,15, PI, 0)
    
    fill("purple");
    noStroke();
    quad(482,175,520,222,516,260,482,220);
  
    fill("purple");
    noStroke();
    quad(460,223,483,223,493,235,455,270);
  
    fill("purple");
    noStroke();
    quad(458,270,493,236,515,260,475,290);
  //   forearm
    fill("purple");
    noStroke();
    quad(461,281,473,293,486,height,453,height);
    
    fill("purple");
    noStroke();
    quad(477,295,490,285,495,height,490,height);
  
    fill("purple");
    arc(458,170,50,20, HALF_PI, PI+HALF_PI, CHORD)
  
   fill("purple");
    arc(458,200,30,15, HALF_PI, PI+HALF_PI, CHORD)
    
     fill("purple");
    arc(458,210,20,15, HALF_PI, PI+HALF_PI, CHORD)
    
  //   pencil
    
    fill('orange');
    noStroke();
    rect(465,50,10,90);
    
    fill("beige");
    noStroke();
    triangle(470,35,475,50,465,50)
    console.log("x", mouseX, "y", mouseY);
    
  }

// ── sketch-8.js
function setup() {
  createCanvas(600, 500);
}

function draw() {
  background("lavender");
  
  
  fill("#FFEB3B");
  noStroke();
  arc(0,height,400,400, PI+HALF_PI, 0)
  
//   stripes
  for (let i = 5; i < 600; i+=20) {
    stroke('#D0BEEF');
    strokeWeight(10);
    line(0,i,width,i);
  }
   
//     middle circle
  
  fill("#FFEB3B");
  noStroke();
  circle(300,300,400)
  
//     upper arc
  
   fill("#00BCD4");
  noStroke();
  arc(width,0,300,300, HALF_PI, PI)
  
//     paint brush 
  
  fill("#795548");
  noStroke()
  arc(76,155,30,60, PI+HALF_PI, HALF_PI)
  
  fill("#795548");
  noStroke()
  ellipse(78,160,20,60)
  
  fill("brown")
  noStroke();
  rect(70,180,15,120,6)
  
  fill("black");
  noStroke();
  rect(70,180,15,10)
  
  
//     hand for mic
  
    fill("purple");
    noStroke();
    rect(65,205,25,15,5)
  
    fill("purple");
    noStroke();
    rect(65,222,30,15,5)
  
    fill("purple");
    noStroke();
    rect(65,237,30,15,5)
  
    fill("purple");
    noStroke();
    rect(65,252,25,10,5)
  
    // fill("rgb(232,68,97)");
    // noStroke();
    // rect(85,220,25,18,5)
  

  
//     palm
  
   fill("purple");
   noStroke();
   quad(60,205,60,260,40,260,40,230)
  
   fill("purple");
   noStroke();
   quad(15,240,40,230,40,260,15,260)
  
  
  //   phone
  fill("black");
  strokeWeight(3)
  stroke("gray")
  rect(200,200,170,80,6)
  
  // yellow medium fist right side
  // top fingers
    fill("purple");
    noStroke();
    rect(235,190,20,40,5)
  
    fill("purple");
    noStroke();
    rect(265,185,20,55,5)
  
    fill("purple");
    noStroke();
    rect(295,185,20,60,5)
  
    fill("purple");
    noStroke();
   rect(320,195,15,25,5)
  
  // thumb
    fill("purple");
    noStroke();
    // quad(300,260,330,270,340,285,300,280);
    rect(290,255,45,20,5)
    rect(318,255,25,35,3)

//   palm
    fill("purple");
    noStroke();
    quad(300,285,344,285,320,330,295,330);
  
    fill("purple");
    noStroke();
    quad(240,285,290,285,290,330,258,330);
  
//   forearm
   fill("purple");
    noStroke();
    quad(258,333, 320,333, 320,height,258,height);
  
  // pink small hand left side top
//   thumbnail
    
  fill("purple");
  noStroke();
  rect(460,140,20,80,10,10,2)
  
  fill("#E190EF");
  arc(470,150,15,15, PI, 0)
  
  fill("purple");
  noStroke();
  quad(482,175,520,222,516,260,482,220);

  fill("purple");
  noStroke();
  quad(460,223,483,223,493,235,455,270);

  fill("purple");
  noStroke();
  quad(458,270,493,236,515,260,475,290);
//   forearm
  fill("purple");
  noStroke();
  quad(461,281,473,293,486,height,453,height);
  
  fill("purple");
  noStroke();
  quad(477,295,490,285,495,height,490,height);

  fill("purple");
  arc(458,170,50,20, HALF_PI, PI+HALF_PI, CHORD)

 fill("purple");
  arc(458,200,30,15, HALF_PI, PI+HALF_PI, CHORD)
  
   fill("purple");
  arc(458,210,20,15, HALF_PI, PI+HALF_PI, CHORD)
  
//   pencil
  
  fill('orange');
  noStroke();
  rect(465,50,10,90);
  
  fill("beige");
  noStroke();
  triangle(470,35,475,50,465,50)
  console.log("x", mouseX, "y", mouseY);
  
}

// ── sketch-9.js
function setup() {
    createCanvas(600, 500);
  }
  
  function draw() {
    background("lavender");
    
    
    fill("#00BCD4");
    strokeWeight(4);
    stroke("lightblue")
    arc(0,height,400,400, PI+HALF_PI, 0)
    
  //   stripes
    for (let i = 5; i < 600; i+=20) {
      stroke('#D0BEEF');
      strokeWeight(10);
      line(0,i,width,i);
    }
     
  //     upper arc
    
    fill("#00BCD4");
    strokeWeight(8);
    stroke("lightblue")
    arc(width,0,400,400, HALF_PI, PI)
    
  // Mic
    
    fill("black");
    stroke("gray");
    strokeWeight(1);
    rect(10,120,190,40,6);
    
    fill("black");
    circle(195,140,65)
  
    fill("gray");
    rect(160,120,15,40)
    
  // left fist for mic
      fill("#00BCD4");
      noStroke();
      rect(35,90,20,40,5)
    
      fill("#00BCD4");
      noStroke();
      rect(65,85,20,55,5)
    
      fill("#00BCD4");
      noStroke();
      rect(95,85,20,60,5)
    
      fill("#00BCD4");
      noStroke();
      rect(120,95,15,25,5)
    
    // thumb
      fill("#00BCD4");
      noStroke();
      rect(90,140,45,20,5)
      rect(118,140,25,35,3)
  
    //   palm
      fill("#00BCD4");
      noStroke();
      quad(100,170,144,170,120,200,95,200);
    
      fill("#00BCD4");
      noStroke();
      quad(40,170,90,170,90,200,58,200);
      
    //   phone
      fill("black");
      strokeWeight(3)
      stroke("gray")
      rect(200,300,170,80,6)
    
    // middle fist with phone
    // top fingers
      fill("brown");
      noStroke();
      rect(235,290,20,40,5)
    
      fill("brown");
      noStroke();
      rect(265,285,20,55,5)
    
      fill("brown");
      noStroke();
      rect(295,285,20,60,5)
    
      fill("brown");
      noStroke();
     rect(320,295,15,25,5)
    
    // thumb
      fill("brown");
      noStroke();
      // quad(300,260,330,270,340,285,300,280);
      rect(290,355,45,20,5)
      rect(318,355,25,35,3)
  
    //   palm
      fill("brown");
      noStroke();
      quad(300,385,344,385,320,430,295,430);
    
      fill("brown");
      noStroke();
      quad(240,385,290,385,290,430,258,430);
    
    //   pencil
    
    fill('orange');
    noStroke();
    rect(400,115,190,15);
    
    fill("beige");
    noStroke();
    triangle(370,122,400,115,400,130)
    
      //     paint brush 
    
    fill("#795548");
    noStroke()
    arc(340,147,60,30, PI, 0)
    
    fill("#795548");
    noStroke()
    ellipse(345,143,60,20)
  //   stick
    fill("brown")
    noStroke();
    rect(370,135,220,15,6);
  // clamp around brush 
    fill("black");
    noStroke();
    rect(370,135,15,15)
          
  //   right fist with pencil and brush
    
    fill("pink");
      noStroke();
      rect(520,100,20,40,5)
  //   435
      fill("pink");
      noStroke();
      rect(495,95,20,55,5)
  //   465
      fill("pink");
      noStroke();
      rect(465,95,20,60,5)
  //   495
      fill("pink");
      noStroke();
      rect(445,105,15,25,5)
  //   520
    
    
    // thumb
      fill("pink");
      noStroke();
      rect(440,135,45,20,5)
      rect(440,135,25,35,3)
  
    //   palm
      fill("pink");
      noStroke();
      quad(500,160,544,160,530,200,500,200);
    
      fill("pink");
      noStroke();
      quad(440,160,495,160,495,200,458,200);
    
    
  
    console.log("x", mouseX, "y", mouseY);
    
  }
  
